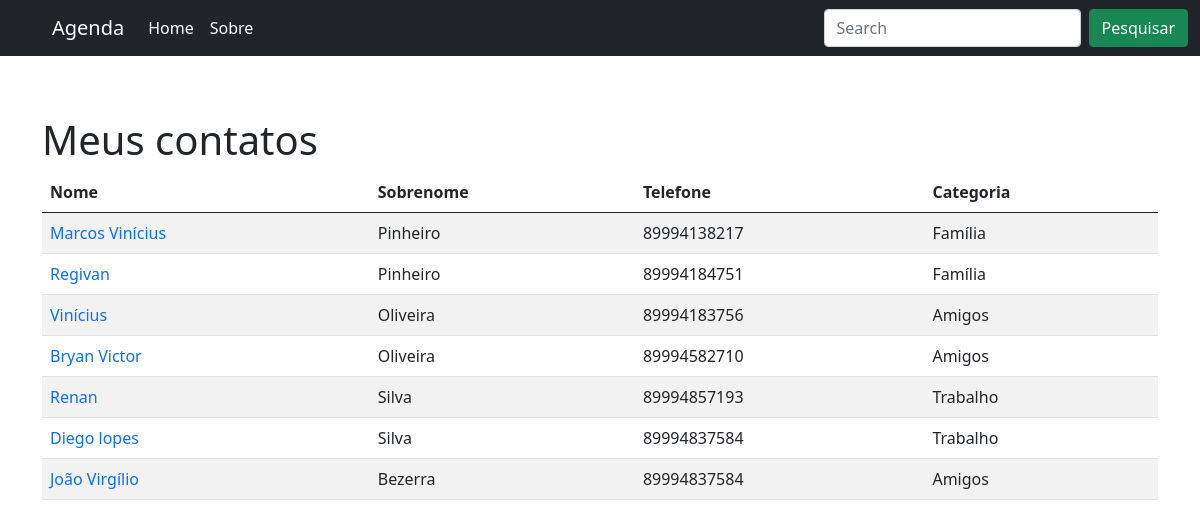
Before: / with the older database file.
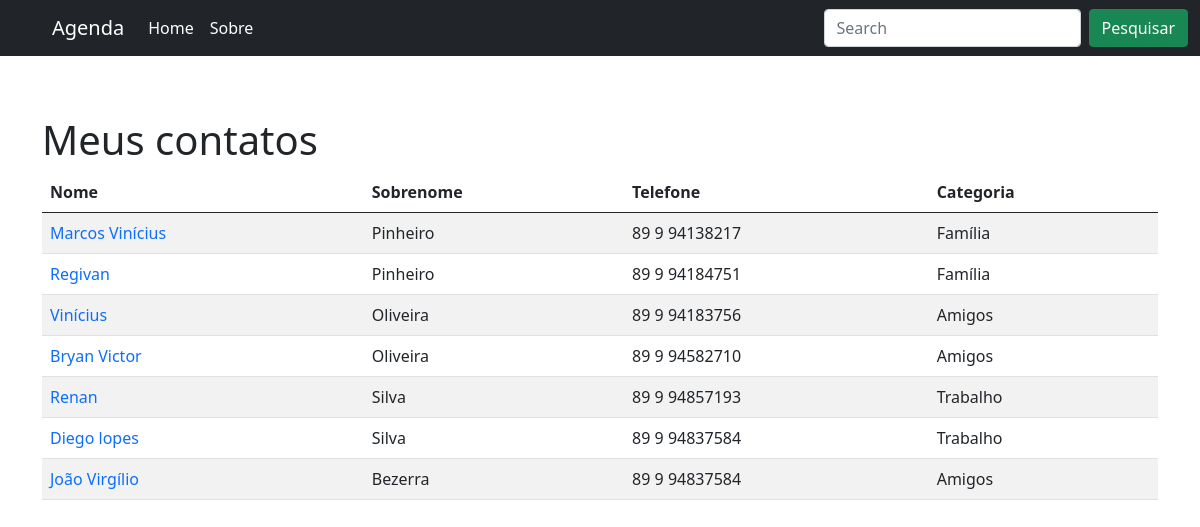
After: the same page with the newer database file.
### Contatos/models.py (models this page shows, shortened)
class Contato(models.Model):
    categoria_contato = models.ForeignKey(Categoria, on_delete=models.DO_NOTHING, verbose_name='Categoria')
    nome_contato = models.CharField(max_length=100, verbose_name='Nome')
    sobrenome_contato = models.CharField(max_length=100, verbose_name='Sobrenome')
    telefone_contato = models.CharField(max_length=225, verbose_name='Telefone')
    email_contato = models.CharField(max_length=255, blank=True, verbose_name='E-mail')
    data_criacao_contato = models.DateTimeField(auto_now_add=True, verbose_name='Data de criação')
    descricao_contato = models.TextField(blank=True, verbose_name='Descrição')

class Categoria(models.Model):
    nome_categoria = models.CharField(max_length=225, verbose_name='Nome da categoria')
    def __str__(self):
        return self.nome_categoria

### Contatos/views.py (the view)
# urls.py: path('', views.home, name='home')
def home(request):
    contatos = Contato.objects.all()
    return render(request, 'agenda/home.html', {'contatos': contatos})

### Contatos/templates/agenda/home.html (shortened to what this page needs)
{% extends 'base.html' %}
{% block 'conteudo' %}
    {% include 'partials/_header.html' %}
    <div class="container" style="margin-top: 60px;">
        <h1>Meus contatos</h1>
        <table class="table table-striped">
            <thead>
                <tr>
                    <th scope="col">Nome</th>
                    <th scope="col">Sobrenome</th>
                    <th scope="col">Telefone</th>
                    <th scope="col">Categoria</th>
                </tr>
            </thead>
            <tbody>
                {% for contato in contatos %}
                    <tr>
                        <td><a href="#" style="text-decoration: none">{{contato.nome_contato}}</a></td>
                        <td>{{ contato.sobrenome_contato }}</td>
                        <td>{{ contato.telefone_contato }}</td>
                        <td>{{ contato.categoria_contato }}</td>
                    </tr>
                {% endfor %}
            </tbody>
        </table>
    </div>
{% endblock %}

### templates/base.html (shortened to what this page needs)
{% load static %}
<!DOCTYPE html>
<html lang="pt-br">
<head>
    <link href="https://cdn.jsdelivr.net/npm/bootstrap@5.1.0/dist/css/bootstrap.min.css" rel="stylesheet">
</head>
<body>
    {% block 'conteudo' %} {% endblock %}
</body>
</html>

### templates/partials/_header.html (shortened to what this page needs)
<nav class="navbar navbar-expand-lg navbar-dark bg-dark">
    <div class="container-fluid">
        <a class="navbar-brand" href="/" style="padding-left: 40px;">Agenda</a>
        <div class="collapse navbar-collapse" id="navbarSupportedContent">
            <ul class="navbar-nav me-auto mb-2 mb-lg-0">
                <li class="nav-item">
                    <a class="nav-link active" aria-current="page" href="/">Home</a>
                </li>
                <li class="nav-item">
                    <a class="nav-link active" aria-current="page" href="/">Sobre</a>
                </li>
            </ul>
            <form class="d-flex">
                <input class="form-control me-2" type="search" placeholder="Search" aria-label="Search">
                <button class="btn btn-success" type="submit">Pesquisar</button>
            </form>
        </div>
    </div>
</nav>

Changed rows visible on the page:
changed Contato "Marcos Vinícius": telefone_contato "89994138217" → "89 9 94138217"
changed Contato "Regivan": telefone_contato "89994184751" → "89 9 94184751"
changed Contato "Vinícius": telefone_contato "89994183756" → "89 9 94183756"
changed Contato "Bryan Victor": telefone_contato "89994582710" → "89 9 94582710"
changed Contato "Renan": telefone_contato "89994857193" → "89 9 94857193"
changed Contato "Diego lopes": telefone_contato "89994837584" → "89 9 94837584"
changed Contato "João Virgílio": telefone_contato "89994837584" → "89 9 94837584"
